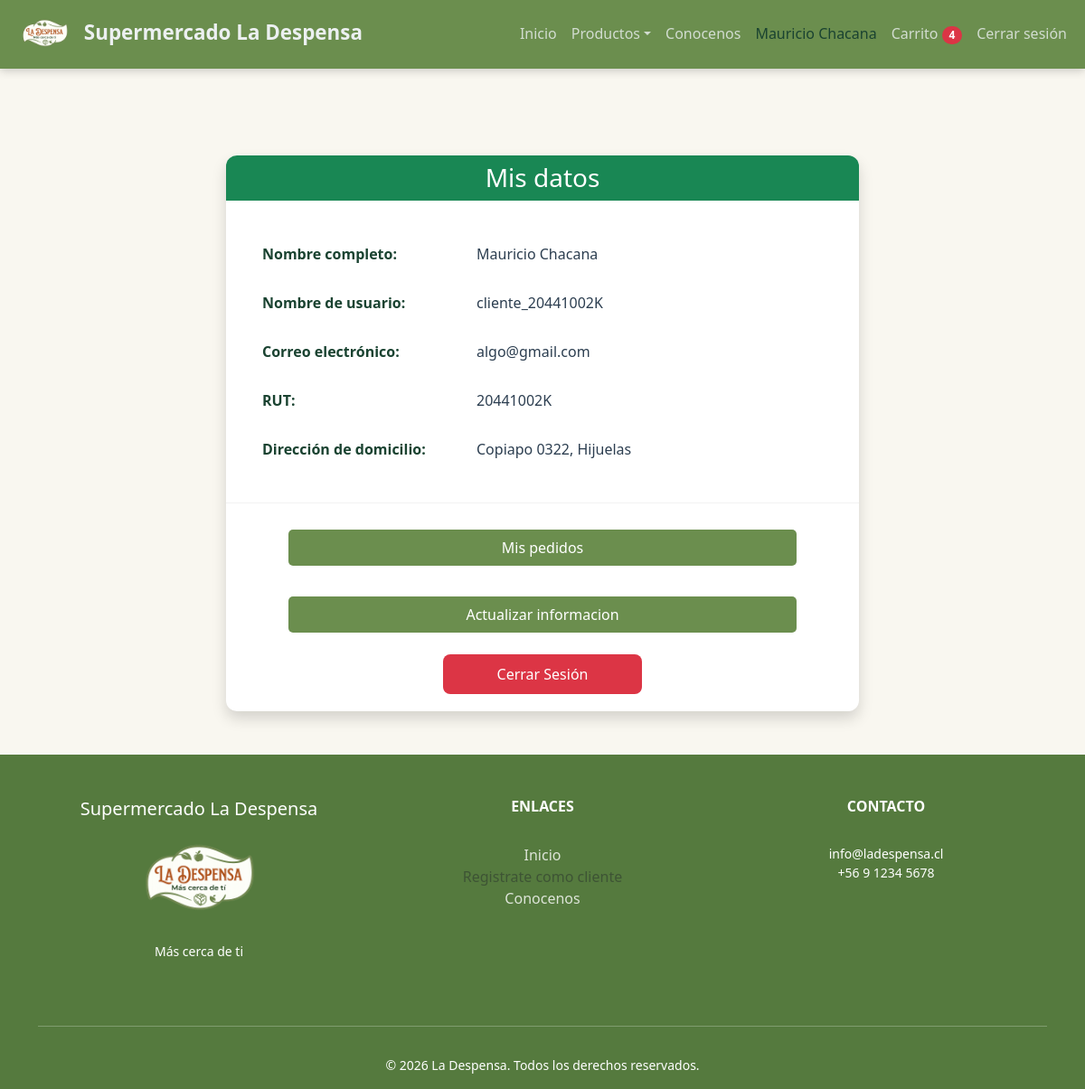
The app's page /vistas_cliente/perfil_cli/ (signed in), older data.
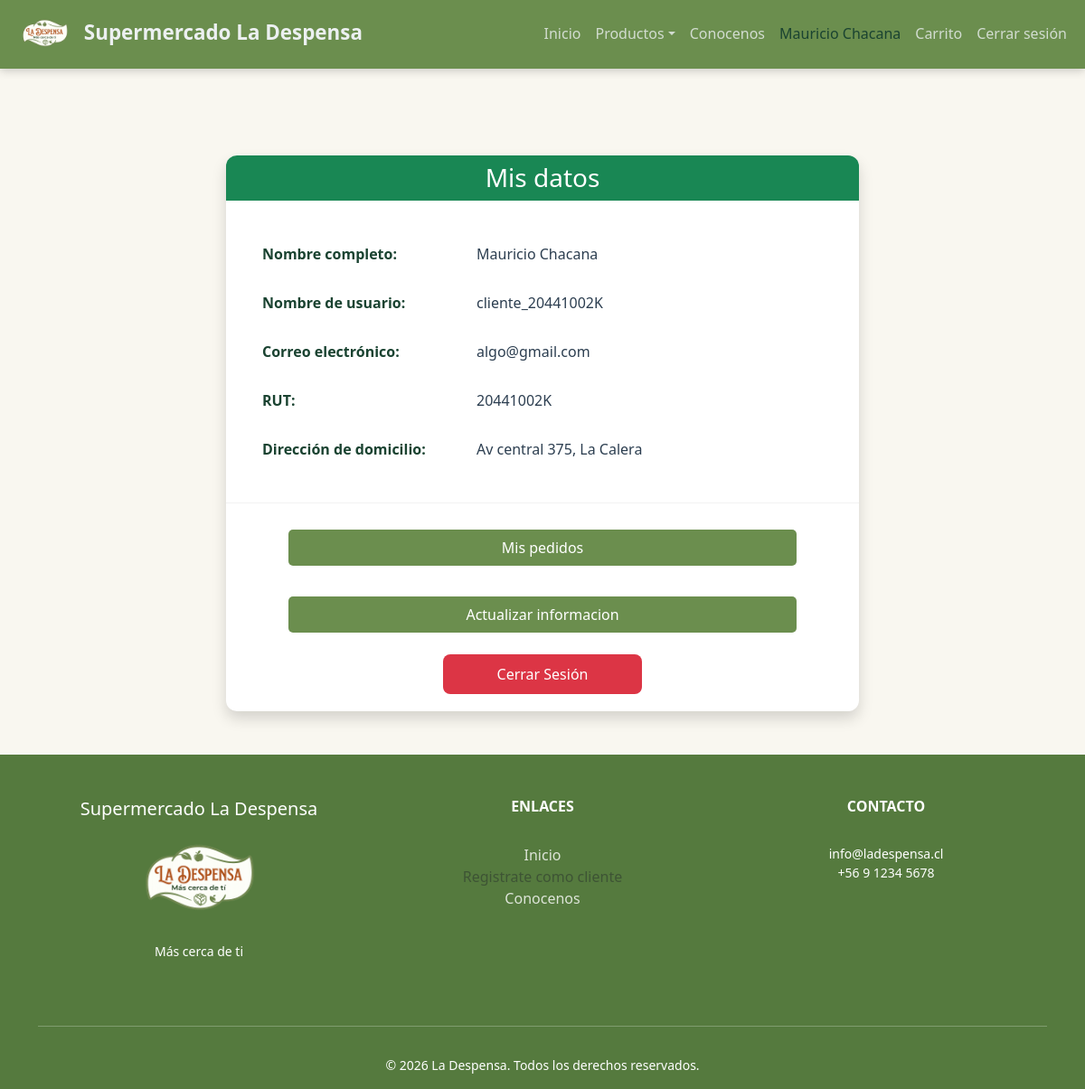
The same page, newer data.
### supermercado/models.py (models this page shows, shortened)
class PerfilCliente(models.Model):
    usuario = models.OneToOneField(User, on_delete=models.CASCADE, related_name='perfil')
    rut = models.CharField(max_length=12, unique=True, blank=True, null=True)
    direccion = models.TextField(blank=True, null=True, verbose_name="Dirección de domicilio")
    telefono = models.CharField(max_length=15, blank=True, null=True)
    ROL_CHOICES = [
        ('cliente', 'Cliente'),
        ('supervisor', 'Supervisor'),
        ('admin', 'Administrador'),
    ]
    rol = models.CharField(max_length=20, choices=ROL_CHOICES, default='cliente')
    class Meta:
        verbose_name = 'Perfil de Cliente'
        verbose_name_plural = 'Perfiles de Clientes'

### supermercado/views.py (the view)
# urls.py: path('vistas_cliente/perfil_cli/', views.perfil_cli, name='perfil_cli'),
@login_required
def perfil_cli(request):
    if not es_cliente(request.user):
        messages.error(request, '❌ Acceso no autorizado.')
        return redirect('index')
    usuario = request.user
    perfil = usuario.perfil
    direccion = perfil.direccion if perfil.direccion else "Domicilio no especificado"
    context = {
        'nombre_completo': f"{usuario.first_name} {usuario.last_name}",
        'email': usuario.email,
        'rut': perfil.rut if perfil.rut else "No especificado",
        'direccion': direccion,
        'username': usuario.username,
    }
    return render(request, 'vistas_cliente/perfil_cli.html', context)

### supermercado/autenticacion_login.py (called while the page is built)
    def get_user(self, user_id):
        try:
            return User.objects.get(pk=user_id)
        except User.DoesNotExist:
            return None

### supermercado/context_processors.py (called while the page is built)
def usuario_context(request):
    return {
        'user': request.user
    }

def carrito_context(request):
    cantidad_items = 0
    if request.user.is_authenticated and not request.user.is_staff:
        carrito, created = Carrito.objects.get_or_create(usuario=request.user)
        cantidad_items = carrito.get_cantidad_items()
    return {
        'cantidad_items': cantidad_items
    }

### supermercado/models.py (called while the page is built)
    def get_cantidad_items(self):
        return sum(item.cantidad for item in self.items.all())

### supermercado/views.py (called while the page is built)
def es_cliente(user):
    return user.is_authenticated and hasattr(user, 'perfil') and user.perfil.rol == 'cliente'

### supermercado/templates/vistas_cliente/perfil_cli.html (shortened to what the changed rows need)
{% load static %}
<!DOCTYPE html>
<html lang="es">
<head>
    <link href="https://cdn.jsdelivr.net/npm/bootstrap@5.3.2/dist/css/bootstrap.min.css" rel="stylesheet">
    <link rel="stylesheet" href="{% static 'css/design.css' %}">
</head>
<body>
    <nav class="navbar navbar-expand-lg mi-nav-personalizada fixed-top">
        <div class="container-fluid">
            <div class="collapse navbar-collapse" id="navbarNav">
                <ul class="navbar-nav ms-auto">
                    {% if user.is_authenticated and not user.is_staff %}
                        <li class="nav-item">
                            <a class="nav-link" href="{% url 'ver_carrito' %}">
                                 Carrito
                                {% if cantidad_items > 0 %}
                                    <span class="badge bg-danger rounded-pill">{{ cantidad_items }}</span>
                                {% endif %}
                            </a>
                        </li>
                    {% endif %}
                </ul>
            </div>
        </div>
    </nav>
    <div class="container mt-5 pt-5">
        <div class="row">
            <div class="col-md-8 mx-auto">
                <div class="card shadow perfil-card">
                    <div class="card-body">
                        <table class="table table-borderless">
                            <tr>
                                <th>Nombre completo:</th>
                            </tr>
                            <tr>
                                <th>Nombre de usuario:</th>
                            </tr>
                            <tr>
                                <th>Correo electrónico:</th>
                            </tr>
                            <tr>
                                <th>RUT:</th>
                                <td>{{ rut }}</td>
                            </tr>
                            <tr>
                                <th>Dirección de domicilio:</th>
                                <td>
                                    {% if direccion == "Domicilio no especificado" %}
                                        <span class="direccion-pendiente">{{ direccion }}</span>
                                    {% else %}
                                        {{ direccion }}
                                    {% endif %}
                                </td>
                            </tr>
                        </table>
                    </div>
                </div>
            </div>
        </div>
    </div>
</body>
</html>

Row changes from the older to the newer data that the page shows:
changed PerfilCliente: direccion "Copiapo 0322, Hijuelas" → "Av central 375, La Calera"
Text that changed along with them:
{{ cantidad_items }}: "4" → (not shown)
